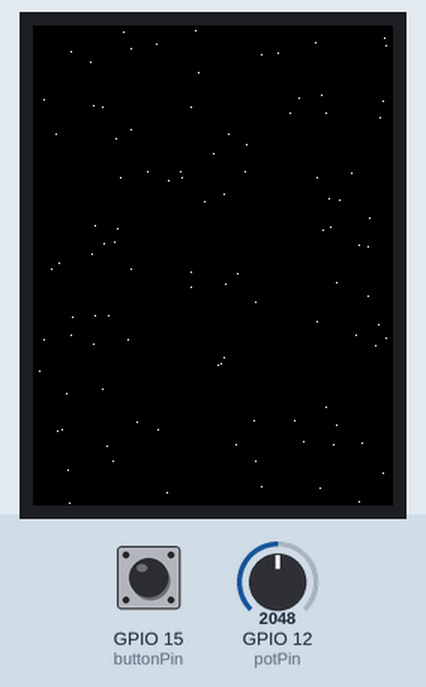
Recording of a sketch running on a simulated ESP32. Shown: 240×320 colour display. The test bench sets the inputs (shaded band); at power-on: GPIO 12 (potPin) = 2048, GPIO 15 (buttonPin) HIGH. Random numbers use the default seed unless the sketch sets one.

Above: at 1.4 s.
1.5 s: GPIO 12 (potPin) set to 2866
At 2.5 s:
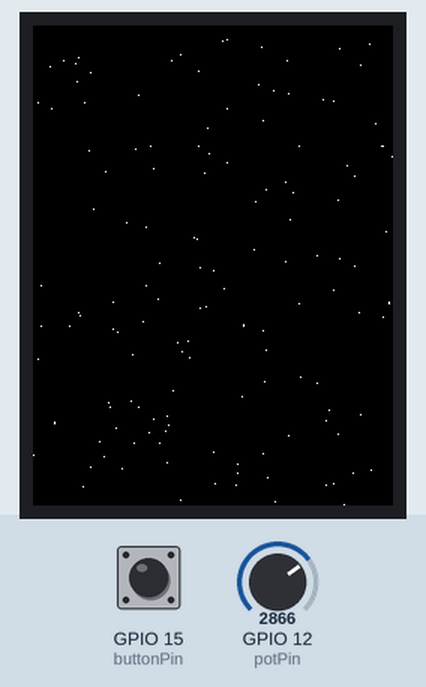
3.1 s: GPIO 15 (buttonPin) pulled LOW for 0.15 s
At 4.2 s:
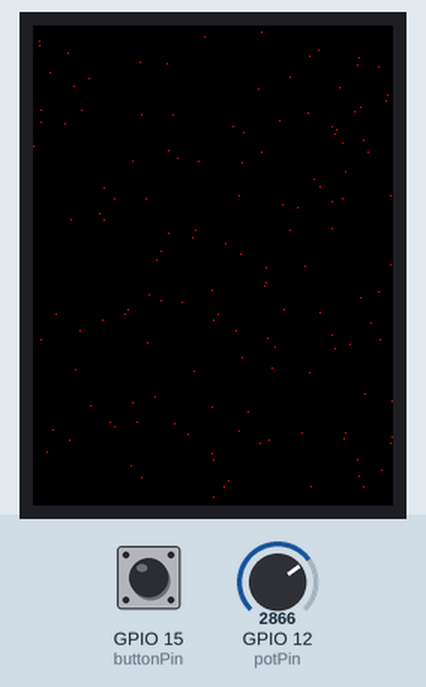
4.7 s: GPIO 15 (buttonPin) pulled LOW for 1 s
At 5.9 s:
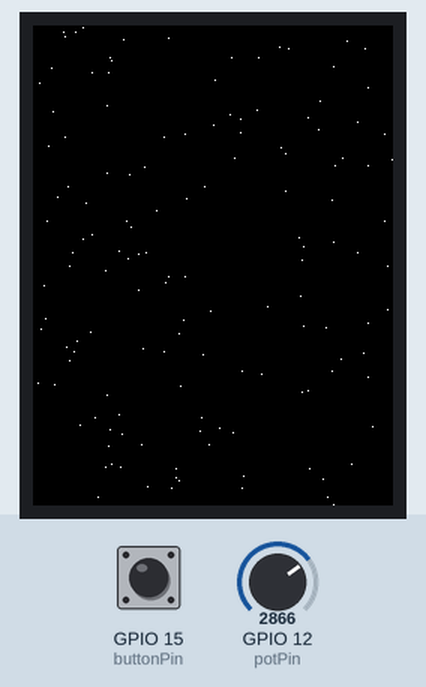
7.2 s: GPIO 12 (potPin) set to 3603
At 8.3 s:
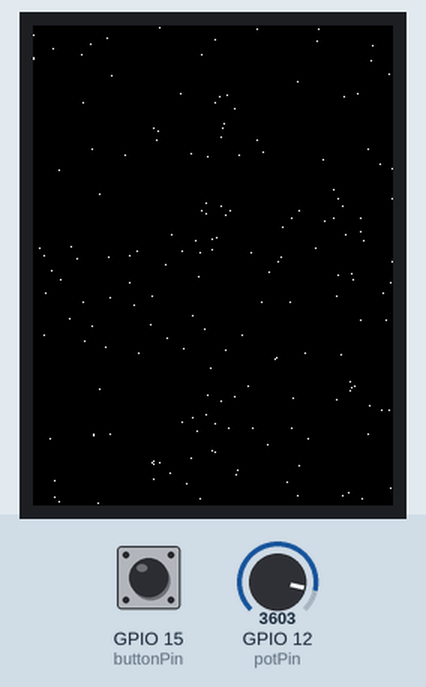
8.8 s: GPIO 12 (potPin) set to 4095
At 10.0 s:
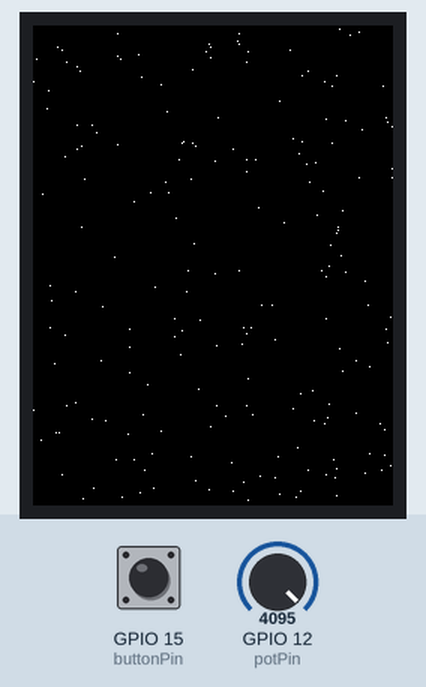
Timing chart, 0 to 11.4 s (numbered marks = the images above; inputs shaded):
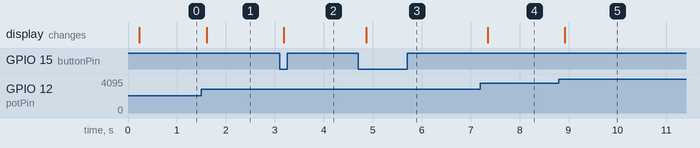

The sketch:

module2.ino
```cpp
#include <TFT_eSPI.h>

TFT_eSPI tft = TFT_eSPI();  // Create TFT object
const int potPin = 12;      // The GPIO pin connected to the potentiometer's output
const int buttonPin = 15;   // Button pin
bool buttonState = false;   // Current button state for color toggle
bool lastButtonState = false; // Last button state to detect changes
int lastPotValue = -1;      // Store the last potentiometer value to detect changes
uint32_t starColor = TFT_WHITE; // Start with white stars

void setup() {
  tft.init();
  tft.fillScreen(TFT_BLACK);
  pinMode(potPin, INPUT);
  pinMode(buttonPin, INPUT_PULLUP); // Initialize button pin as input with pull-up resistor
  Serial.begin(115200);
}

void loop() {
  int potValue = analogRead(potPin);
  int numStars = map(potValue, 0, 4095, 0, 200);

  // Read the button state
  bool currentButtonState = digitalRead(buttonPin) == LOW; // Button pressed state

  // Check if button state changed from not pressed to pressed
  if(currentButtonState && !lastButtonState) {
    buttonState = !buttonState; // Toggle the button state
    starColor = buttonState ? TFT_RED : TFT_WHITE; // Update star color based on button state
    tft.fillScreen(TFT_BLACK); // Clear the screen for color change
    lastPotValue = -1; // Force redraw of stars with new color
  }
  lastButtonState = currentButtonState; // Update the last button state

  // Only redraw stars if the potentiometer value has changed significantly or button pressed
  if(abs(lastPotValue - potValue) > 10 || lastPotValue == -1) {
    if (lastPotValue != -1) { // Avoid clearing the screen if it's the first run or color change
      tft.fillScreen(TFT_BLACK); // Clear the screen to update star density
    }
    for (int i = 0; i < numStars; i++) { // Redraw stars with the current density and color
      int x = random(tft.width());
      int y = random(tft.height());
      tft.drawPixel(x, y, starColor);
    }
    lastPotValue = potValue; // Update the last potentiometer value
  }

  delay(100); // Small delay to limit the refresh rate
}
```

Measured:
- after the input at 1.5 s, the display: changes after 0.11 s (image 1)
- after the input at 3.1 s, the display: changes after 0.09 s (image 2)
- after the input at 4.7 s, the display: changes after 0.16 s (image 3)
- after the input at 7.2 s, the display: changes after 0.15 s (image 4)
- after the input at 8.8 s, the display: changes after 0.13 s (image 5)
